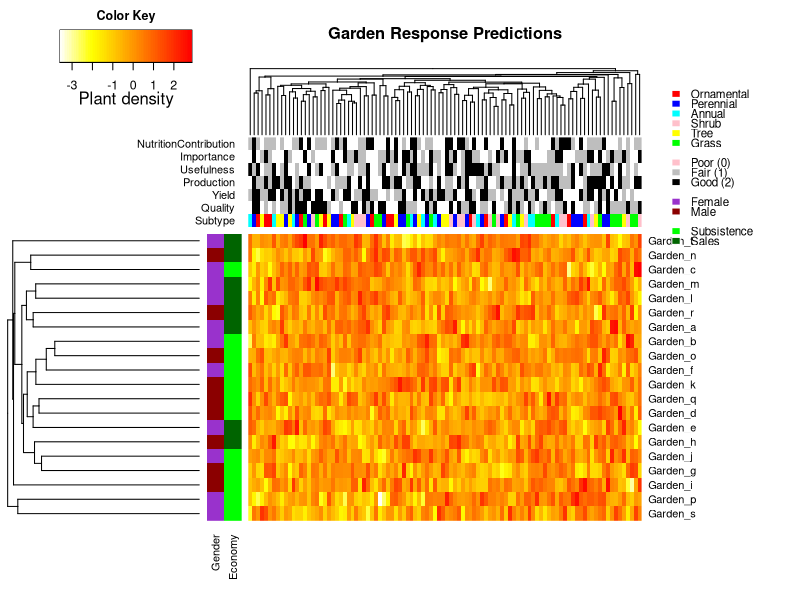

Source code (R):
## ---- chunk 1
knitr::opts_chunk$set(
  collapse = TRUE,
  comment = "#>",
  fig.path = "man/figures/README-",
  out.width = "100%"
)
## ---- chunk 2
heatmap.function <- function(x,
                             Rowv = TRUE,
                             Colv = if (symm)
                               "Rowv"
                             else
                               TRUE,
                             distfun = dist,
                             hclustfun = hclust,
                             dendrogram = c("both", "row", "column", "none"),
                             symm = FALSE,
                             scale = c("none", "row", "column"),
                             na.rm = TRUE,
                             revC = identical(Colv, "Rowv"),
                             add.expr,
                             breaks,
                             symbreaks = max(x < 0, na.rm = TRUE) ||
                               scale != "none",
                             col = "heat.colors",
                             colsep,
                             rowsep,
                             sepcolor = "white",
                             sepwidth = c(0.05, 0.05),
                             cellnote,
                             notecex = 1,
                             notecol = "cyan",
                             na.color = par("bg"),
                             trace = c("none", "column", "row", "both"),
                             tracecol = "cyan",
                             hline = median(breaks),
                             vline = median(breaks),
                             linecol = tracecol,
                             margins = c(5, 5),
                             ColSideColors,
                             RowSideColors,
                             side.height.fraction = 0.3,
                             cexRow = 0.2 + 1 / log10(nr),
                             cexCol = 0.2 + 1 / log10(nc),
                             labRow = NULL,
                             labCol = NULL,
                             key = TRUE,
                             keysize = 1.5,
                             density.info = c("none", "histogram", "density"),
                             denscol = tracecol,
                             symkey = max(x < 0, na.rm = TRUE) ||
                               symbreaks,
                             densadj = 0.25,
                             main = NULL,
                             xlab = NULL,
                             ylab = NULL,
                             lmat = NULL,
                             lhei = NULL,
                             lwid = NULL,
                             ColSideColorsSize = 1,
                             RowSideColorsSize = 1,
                             KeyValueName = "Value",
                             ...) {
  invalid <- function (x) {
    if (missing(x) || is.null(x) || length(x) == 0)
      return(TRUE)
    if (is.list(x))
      return(all(sapply(x, invalid)))
    else if (is.vector(x))
      return(all(is.na(x)))
    else
      return(FALSE)
  }
  
  x <- as.matrix(x)
  scale01 <- function(x,
                      low = min(x),
                      high = max(x)) {
    x <- (x - low) / (high - low)
    x
  }
  retval <- list()
  scale <- if (symm && missing(scale))
    "none"
  else
    match.arg(scale)
  dendrogram <- match.arg(dendrogram)
  trace <- match.arg(trace)
  density.info <- match.arg(density.info)
  if (length(col) == 1 && is.character(col))
    col <- get(col, mode = "function")
  if (!missing(breaks) && (scale != "none"))
    warning(
      "Using scale=\"row\" or scale=\"column\" when breaks are",
      "specified can produce unpredictable results.",
      "Please consider using only one or the other."
    )
  if (is.null(Rowv) || is.na(Rowv))
    Rowv <- FALSE
  if (is.null(Colv) || is.na(Colv))
    Colv <- FALSE
  else if (Colv == "Rowv" && !isTRUE(Rowv))
    Colv <- FALSE
  if (length(di <- dim(x)) != 2 || !is.numeric(x))
    stop("`x' must be a numeric matrix")
  nr <- di[1]
  nc <- di[2]
  if (nr <= 1 || nc <= 1)
    stop("`x' must have at least 2 rows and 2 columns")
  if (!is.numeric(margins) || length(margins) != 2)
    stop("`margins' must be a numeric vector of length 2")
  if (missing(cellnote))
    cellnote <- matrix("", ncol = ncol(x), nrow = nrow(x))
  if (!inherits(Rowv, "dendrogram")) {
    if (((!isTRUE(Rowv)) || (is.null(Rowv))) && (dendrogram %in%
                                                 c("both", "row"))) {
      if (is.logical(Colv) && (Colv))
        dendrogram <- "column"
      else
        dedrogram <- "none"
      warning(
        "Discrepancy: Rowv is FALSE, while dendrogram is `",
        dendrogram,
        "'. Omitting row dendogram."
      )
    }
  }
  if (!inherits(Colv, "dendrogram")) {
    if (((!isTRUE(Colv)) || (is.null(Colv))) && (dendrogram %in%
                                                 c("both", "column"))) {
      if (is.logical(Rowv) && (Rowv))
        dendrogram <- "row"
      else
        dendrogram <- "none"
      warning(
        "Discrepancy: Colv is FALSE, while dendrogram is `",
        dendrogram,
        "'. Omitting column dendogram."
      )
    }
  }
  if (inherits(Rowv, "dendrogram")) {
    ddr <- Rowv
    rowInd <- order.dendrogram(ddr)
  }
  else if (is.integer(Rowv)) {
    hcr <- hclustfun(distfun(x))
    ddr <- as.dendrogram(hcr)
    ddr <- reorder(ddr, Rowv)
    rowInd <- order.dendrogram(ddr)
    if (nr != length(rowInd))
      stop("row dendrogram ordering gave index of wrong length")
  }
  else if (isTRUE(Rowv)) {
    Rowv <- rowMeans(x, na.rm = na.rm)
    hcr <- hclustfun(distfun(x))
    ddr <- as.dendrogram(hcr)
    ddr <- reorder(ddr, Rowv)
    rowInd <- order.dendrogram(ddr)
    if (nr != length(rowInd))
      stop("row dendrogram ordering gave index of wrong length")
  }
  else {
    rowInd <- nr:1
  }
  if (inherits(Colv, "dendrogram")) {
    ddc <- Colv
    colInd <- order.dendrogram(ddc)
  }
  else if (identical(Colv, "Rowv")) {
    if (nr != nc)
      stop("Colv = \"Rowv\" but nrow(x) != ncol(x)")
    if (exists("ddr")) {
      ddc <- ddr
      colInd <- order.dendrogram(ddc)
    }
    else
      colInd <- rowInd
  }
  else if (is.integer(Colv)) {
    hcc <- hclustfun(distfun(if (symm)
      x
      else
        t(x)))
    ddc <- as.dendrogram(hcc)
    ddc <- reorder(ddc, Colv)
    colInd <- order.dendrogram(ddc)
    if (nc != length(colInd))
      stop("column dendrogram ordering gave index of wrong length")
  }
  else if (isTRUE(Colv)) {
    Colv <- colMeans(x, na.rm = na.rm)
    hcc <- hclustfun(distfun(if (symm)
      x
      else
        t(x)))
    ddc <- as.dendrogram(hcc)
    ddc <- reorder(ddc, Colv)
    colInd <- order.dendrogram(ddc)
    if (nc != length(colInd))
      stop("column dendrogram ordering gave index of wrong length")
  }
  else {
    colInd <- 1:nc
  }
  retval$rowInd <- rowInd
  retval$colInd <- colInd
  retval$call <- match.call()
  x <- x[rowInd, colInd]
  x.unscaled <- x
  cellnote <- cellnote[rowInd, colInd]
  if (is.null(labRow))
    labRow <- if (is.null(rownames(x)))
      (1:nr)[rowInd]
  else
    rownames(x)
  else
    labRow <- labRow[rowInd]
  if (is.null(labCol))
    labCol <- if (is.null(colnames(x)))
      (1:nc)[colInd]
  else
    colnames(x)
  else
    labCol <- labCol[colInd]
  if (scale == "row") {
    retval$rowMeans <- rm <- rowMeans(x, na.rm = na.rm)
    x <- sweep(x, 1, rm)
    retval$rowSDs <- sx <- apply(x, 1, sd, na.rm = na.rm)
    x <- sweep(x, 1, sx, "/")
  }
  else if (scale == "column") {
    retval$colMeans <- rm <- colMeans(x, na.rm = na.rm)
    x <- sweep(x, 2, rm)
    retval$colSDs <- sx <- apply(x, 2, sd, na.rm = na.rm)
    x <- sweep(x, 2, sx, "/")
  }
  if (missing(breaks) || is.null(breaks) || length(breaks) < 1) {
    if (missing(col) || is.function(col))
      breaks <- 16
    else
      breaks <- length(col) + 1
  }
  if (length(breaks) == 1) {
    if (!symbreaks)
      breaks <-
        seq(min(x, na.rm = na.rm), max(x, na.rm = na.rm),
            length = breaks)
    else {
      extreme <- max(abs(x), na.rm = TRUE)
      breaks <- seq(-extreme, extreme, length = breaks)
    }
  }
  nbr <- length(breaks)
  ncol <- length(breaks) - 1
  if (class(col) == "function")
    col <- col(ncol)
  min.breaks <- min(breaks)
  max.breaks <- max(breaks)
  x[x < min.breaks] <- min.breaks
  x[x > max.breaks] <- max.breaks
  if (missing(lhei) || is.null(lhei))
    lhei <- c(keysize, 4)
  if (missing(lwid) || is.null(lwid))
    lwid <- c(keysize, 4)
  if (missing(lmat) || is.null(lmat)) {
    lmat <- rbind(4:3, 2:1)
    
    if (!missing(ColSideColors)) {
      #if (!is.matrix(ColSideColors))
      #stop("'ColSideColors' must be a matrix")
      if (!is.character(ColSideColors) ||
          nrow(ColSideColors) != nc)
        stop("'ColSideColors' must be a matrix of nrow(x) rows")
      lmat <- rbind(lmat[1,] + 1, c(NA, 1), lmat[2,] + 1)
      #lhei <- c(lhei[1], 0.2, lhei[2])
      lhei = c(lhei[1], side.height.fraction * ColSideColorsSize /
                 2, lhei[2])
    }
    
    if (!missing(RowSideColors)) {
      #if (!is.matrix(RowSideColors))
      #stop("'RowSideColors' must be a matrix")
      if (!is.character(RowSideColors) ||
          ncol(RowSideColors) != nr)
        stop("'RowSideColors' must be a matrix of ncol(x) columns")
      lmat <-
        cbind(lmat[, 1] + 1, c(rep(NA, nrow(lmat) - 1), 1), lmat[, 2] + 1)
      #lwid <- c(lwid[1], 0.2, lwid[2])
      lwid <-
        c(lwid[1], side.height.fraction * RowSideColorsSize / 2, lwid[2])
    }
    lmat[is.na(lmat)] <- 0
  }
  
  if (length(lhei) != nrow(lmat))
    stop("lhei must have length = nrow(lmat) = ", nrow(lmat))
  if (length(lwid) != ncol(lmat))
    stop("lwid must have length = ncol(lmat) =", ncol(lmat))
  op <- par(no.readonly = TRUE)
  on.exit(par(op))
  
  layout(lmat,
         widths = lwid,
         heights = lhei,
         respect = FALSE)
  
  if (!missing(RowSideColors)) {
    if (!is.matrix(RowSideColors)) {
      par(mar = c(margins[1], 0, 0, 0.5))
      image(rbind(1:nr), col = RowSideColors[rowInd], axes = FALSE)
    } else {
      par(mar = c(margins[1], 0, 0, 0.5))
      rsc = t(RowSideColors[, rowInd, drop = F])
      rsc.colors = matrix()
      rsc.names = names(table(rsc))
      rsc.i = 1
      for (rsc.name in rsc.names) {
        rsc.colors[rsc.i] = rsc.name
        rsc[rsc == rsc.name] = rsc.i
        rsc.i = rsc.i + 1
      }
      rsc = matrix(as.numeric(rsc), nrow = dim(rsc)[1])
      image(t(rsc), col = as.vector(rsc.colors), axes = FALSE)
      if (length(rownames(RowSideColors)) > 0) {
        axis(
          1,
          0:(dim(rsc)[2] - 1) / max(1, (dim(rsc)[2] - 1)),
          rownames(RowSideColors),
          las = 2,
          tick = FALSE
        )
      }
    }
  }
  
  if (!missing(ColSideColors)) {
    if (!is.matrix(ColSideColors)) {
      par(mar = c(0.5, 0, 0, margins[2]))
      image(cbind(1:nc), col = ColSideColors[colInd], axes = FALSE)
    } else {
      par(mar = c(0.5, 0, 0, margins[2]))
      csc = ColSideColors[colInd, , drop = F]
      csc.colors = matrix()
      csc.names = names(table(csc))
      csc.i = 1
      for (csc.name in csc.names) {
        csc.colors[csc.i] = csc.name
        csc[csc == csc.name] = csc.i
        csc.i = csc.i + 1
      }
      csc = matrix(as.numeric(csc), nrow = dim(csc)[1])
      image(csc, col = as.vector(csc.colors), axes = FALSE)
      if (length(colnames(ColSideColors)) > 0) {
        axis(
          2,
          0:(dim(csc)[2] - 1) / max(1, (dim(csc)[2] - 1)),
          colnames(ColSideColors),
          las = 2,
          tick = FALSE
        )
      }
    }
  }
  
  par(mar = c(margins[1], 0, 0, margins[2]))
  x <- t(x)
  cellnote <- t(cellnote)
  if (revC) {
    iy <- nr:1
    if (exists("ddr"))
      ddr <- rev(ddr)
    x <- x[, iy]
    cellnote <- cellnote[, iy]
  }
  else
    iy <- 1:nr
  image(
    1:nc,
    1:nr,
    x,
    xlim = 0.5 + c(0, nc),
    ylim = 0.5 + c(0, nr),
    axes = FALSE,
    xlab = "",
    ylab = "",
    col = col,
    breaks = breaks,
    ...
  )
  retval$carpet <- x
  if (exists("ddr"))
    retval$rowDendrogram <- ddr
  if (exists("ddc"))
    retval$colDendrogram <- ddc
  retval$breaks <- breaks
  retval$col <- col
  if (!invalid(na.color) & any(is.na(x))) {
    # load library(gplots)
    mmat <- ifelse(is.na(x), 1, NA)
    image(
      1:nc,
      1:nr,
      mmat,
      axes = FALSE,
      xlab = "",
      ylab = "",
      col = na.color,
      add = TRUE
    )
  }
  axis(
    1,
    1:nc,
    labels = labCol,
    las = 2,
    line = -0.5,
    tick = 0,
    cex.axis = cexCol
  )
  if (!is.null(xlab))
    mtext(xlab, side = 1, line = margins[1] - 1.25)
  axis(
    4,
    iy,
    labels = labRow,
    las = 2,
    line = -0.5,
    tick = 0,
    cex.axis = cexRow
  )
  if (!is.null(ylab))
    mtext(ylab, side = 4, line = margins[2] - 1.25)
  if (!missing(add.expr))
    eval(substitute(add.expr))
  if (!missing(colsep))
    for (csep in colsep)
      rect(
        xleft = csep + 0.5,
        ybottom = rep(0, length(csep)),
        xright = csep + 0.5 + sepwidth[1],
        ytop = rep(ncol(x) + 1, csep),
        lty = 1,
        lwd = 1,
        col = sepcolor,
        border = sepcolor
      )
  if (!missing(rowsep))
    for (rsep in rowsep)
      rect(
        xleft = 0,
        ybottom = (ncol(x) + 1 - rsep) - 0.5,
        xright = nrow(x) + 1,
        ytop = (ncol(x) + 1 - rsep) - 0.5 - sepwidth[2],
        lty = 1,
        lwd = 1,
        col = sepcolor,
        border = sepcolor
      )
  min.scale <- min(breaks)
  max.scale <- max(breaks)
  x.scaled <- scale01(t(x), min.scale, max.scale)
  if (trace %in% c("both", "column")) {
    retval$vline <- vline
    vline.vals <- scale01(vline, min.scale, max.scale)
    for (i in colInd) {
      if (!is.null(vline)) {
        abline(v = i - 0.5 + vline.vals,
               col = linecol,
               lty = 2)
      }
      xv <- rep(i, nrow(x.scaled)) + x.scaled[, i] - 0.5
      xv <- c(xv[1], xv)
      yv <- 1:length(xv) - 0.5
      lines(
        x = xv,
        y = yv,
        lwd = 1,
        col = tracecol,
        type = "s"
      )
    }
  }
  if (trace %in% c("both", "row")) {
    retval$hline <- hline
    hline.vals <- scale01(hline, min.scale, max.scale)
    for (i in rowInd) {
      if (!is.null(hline)) {
        abline(h = i + hline,
               col = linecol,
               lty = 2)
      }
      yv <- rep(i, ncol(x.scaled)) + x.scaled[i,] - 0.5
      yv <- rev(c(yv[1], yv))
      xv <- length(yv):1 - 0.5
      lines(
        x = xv,
        y = yv,
        lwd = 1,
        col = tracecol,
        type = "s"
      )
    }
  }
  if (!missing(cellnote))
    text(
      x = c(row(cellnote)),
      y = c(col(cellnote)),
      labels = c(cellnote),
      col = notecol,
      cex = notecex
    )
  par(mar = c(margins[1], 0, 0, 0))
  if (dendrogram %in% c("both", "row")) {
    plot(
      ddr,
      horiz = TRUE,
      axes = FALSE,
      yaxs = "i",
      leaflab = "none"
    )
  }
  else
    plot.new()
  par(mar = c(0, 0, if (!is.null(main))
    5
    else
      0, margins[2]))
  if (dendrogram %in% c("both", "column")) {
    plot(ddc,
         axes = FALSE,
         xaxs = "i",
         leaflab = "none")
  }
  else
    plot.new()
  if (!is.null(main))
    title(main, cex.main = 1.5 * op[["cex.main"]])
  if (key) {
    par(mar = c(5, 4, 2, 1), cex = 0.75)
    tmpbreaks <- breaks
    if (symkey) {
      max.raw <- max(abs(c(x, breaks)), na.rm = TRUE)
      min.raw <- -max.raw
      tmpbreaks[1] <- -max(abs(x), na.rm = TRUE)
      tmpbreaks[length(tmpbreaks)] <-
        max(abs(x), na.rm = TRUE)
    }
    else {
      min.raw <- min(x, na.rm = TRUE)
      max.raw <- max(x, na.rm = TRUE)
    }
    
    z <- seq(min.raw, max.raw, length = length(col))
    image(
      z = matrix(z, ncol = 1),
      col = col,
      breaks = tmpbreaks,
      xaxt = "n",
      yaxt = "n"
    )
    par(usr = c(0, 1, 0, 1))
    lv <- pretty(breaks)
    xv <- scale01(as.numeric(lv), min.raw, max.raw)
    axis(1, at = xv, labels = lv)
    if (scale == "row")
      mtext(side = 1, "Row Z-Score", line = 2)
    else if (scale == "column")
      mtext(side = 1, "Column Z-Score", line = 2)
    else
      mtext(side = 1, KeyValueName, line = 2)
    if (density.info == "density") {
      dens <- density(x, adjust = densadj, na.rm = TRUE)
      omit <- dens$x < min(breaks) | dens$x > max(breaks)
      dens$x <- dens$x[-omit]
      dens$y <- dens$y[-omit]
      dens$x <- scale01(dens$x, min.raw, max.raw)
      lines(dens$x,
            dens$y / max(dens$y) * 0.95,
            col = denscol,
            lwd = 1)
      axis(2, at = pretty(dens$y) / max(dens$y) * 0.95, pretty(dens$y))
      title("Color Key\nand Density Plot")
      par(cex = 0.5)
      mtext(side = 2, "Density", line = 2)
    }
    else if (density.info == "histogram") {
      h <- hist(x, plot = FALSE, breaks = breaks)
      hx <- scale01(breaks, min.raw, max.raw)
      hy <- c(h$counts, h$counts[length(h$counts)])
      lines(
        hx,
        hy / max(hy) * 0.95,
        lwd = 1,
        type = "s",
        col = denscol
      )
      axis(2, at = pretty(hy) / max(hy) * 0.95, pretty(hy))
      title("Color Key\nand Histogram")
      par(cex = 0.5)
      mtext(side = 2, "Count", line = 2)
    }
    else
      title("Color Key")
  }
  else
    plot.new()
  retval$colorTable <-
    data.frame(
      low = retval$breaks[-length(retval$breaks)],
      high = retval$breaks[-1],
      color = retval$col
    )
  invisible(retval)
}
## ---- chunk 3
plant_abundance = replicate(100, rnorm(20))
Garden_names = paste("Garden", letters[1:20], sep = "_")
Plant_ids = paste("Plant", c(1:100), sep = "_")
rownames(plant_abundance) = Garden_names
colnames(plant_abundance) = Plant_ids

owner_gendercolors = sample(
  c("darkorchid", "darkred"),
  length(Garden_names),
  replace = TRUE,
  prob = NULL
)
salescolors = sample(c("green", "darkgreen"),
                     length(Garden_names),
                     replace = TRUE,
                     prob = NULL)
subtypecolors = sample(
  c("red", "blue", "cyan", "pink", "yellow", "green"),
  length(Plant_ids),
  replace = TRUE,
  prob = NULL
)
qualitycolors = sample(c("black", "white", "grey"),
                       length(Plant_ids),
                       replace = TRUE,
                       prob = NULL)
yieldscolors = sample(c("black", "white", "grey"),
                      length(Plant_ids),
                      replace = TRUE,
                      prob = NULL)
Productioncolors = sample(c("black", "white", "grey"),
                          length(Plant_ids),
                          replace = TRUE,
                          prob = NULL)
Usefulnesscolors = sample(c("black", "white", "grey"),
                          length(Plant_ids),
                          replace = TRUE,
                          prob = NULL)
Importancecolors = sample(c("black", "white", "grey"),
                          length(Plant_ids),
                          replace = TRUE,
                          prob = NULL)
NutritionContributioncolors = sample(c("black", "white", "grey"),
                                     length(Plant_ids),
                                     replace = TRUE,
                                     prob = NULL)

rlab = t(cbind(owner_gendercolors, salescolors))

clab = cbind(
  subtypecolors,
  qualitycolors,
  yieldscolors,
  Productioncolors,
  Usefulnesscolors,
  Importancecolors,
  NutritionContributioncolors
)

rownames(rlab) = c("Gender", "Economy")

colnames(clab) = c(
  "Subtype",
  "Quality",
  "Yield",
  "Production",
  "Usefulness",
  "Importance",
  "NutritionContribution"
)

mydist=function(c) {dist(c,method="euclidian")}
myclust=function(c) {hclust(c,method="average")}
## ---- chunk 4

main_title = "Garden Response Predictions"

par(cex.main = 1)

heatmap.function(
  plant_abundance,
  hclustfun = myclust,
  distfun = mydist,
  na.rm = TRUE,
  scale = "none",
  dendrogram = "both",
  margins = c(6, 12),
  Rowv = TRUE,
  Colv = TRUE,
  ColSideColors = clab,
  RowSideColors = rlab,
  symbreaks = FALSE,
  key = TRUE,
  symkey = FALSE,
  density.info = "none",
  trace = "none",
  main = main_title,
  labCol = FALSE,
  labRow = Garden_names,
  cexRow = 1,
  col = rev(heat.colors(75)),
  ColSideColorsSize = 7,
  RowSideColorsSize = 2,
  KeyValueName = "Plant density"
)
legend(
  "topright",
  legend = c(
    "Ornamental",
    "Perennial",
    "Annual",
    "Shrub",
    "Tree",
    "Grass",
    "",
    "Poor (0)",
    "Fair (1)",
    "Good (2)",
    "",
    "Female",
    "Male",
    "",
    "Subsistence",
    "Sales"
  ),
  fill = c(
    "red",
    "blue",
    "cyan",
    "pink",
    "yellow",
    "green",
    "white",
    "pink",
    "grey",
    "black",
    "white",
    "darkorchid",
    "darkred",
    "white",
    "green",
    "darkgreen"
  ),
  border = FALSE,
  bty = "n",
  y.intersp = 0.7,
  cex = 0.7
)

